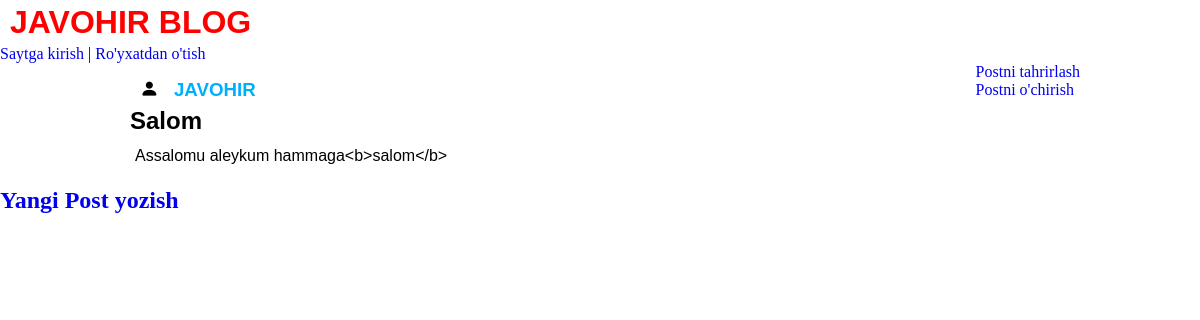
The page /post/7/ on the database as committed earlier.
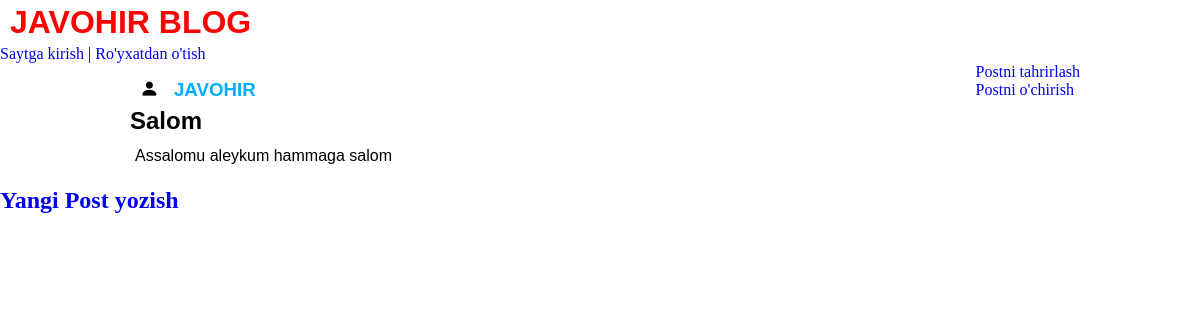
The same page on the database as committed later.
### blog/models.py (models this page shows, shortened)
class Post(models.Model):
    title = models.CharField(max_length=200)
    author = models.ForeignKey(
        'auth.User',
        on_delete=models.CASCADE
    )
    body = models.TextField()

### blog/views.py (the view)
# urls.py: path('post/<int:pk>/', BlogDetailView.as_view(), name='post_detail'),
class BlogDetailView(DetailView):
    model = Post
    template_name = 'post_detail.html'

### templates/post_detail.html
{% extends 'base.html' %}
{% block content %}
    <div class="post-entry news_post">
        <h3 class="author" title="{{ post.author }}">
            <i class="bi bi-person-fill user_icon"></i>
            {{ post.author }}
        </h3>
        <h2 class="title">{{ post.title }}</h2>
        <p class="news">{{ post.body }}</p>
    </div>
    <div>
        <p>
            <a href="{% url 'post_edit' post.pk %}">Postni tahrirlash</a>
        </p>
        <p>
            <a href="{% url 'post_delete' post.pk %}">Postni o'chirish</a>
        </p>
    </div>
{% endblock content %}

Rows that differ between the two databases and show on the page:
changed Post "Salom": body "Assalomu aleykum hammaga<b>salom</b>" → "Assalomu aleykum hammaga salom"
